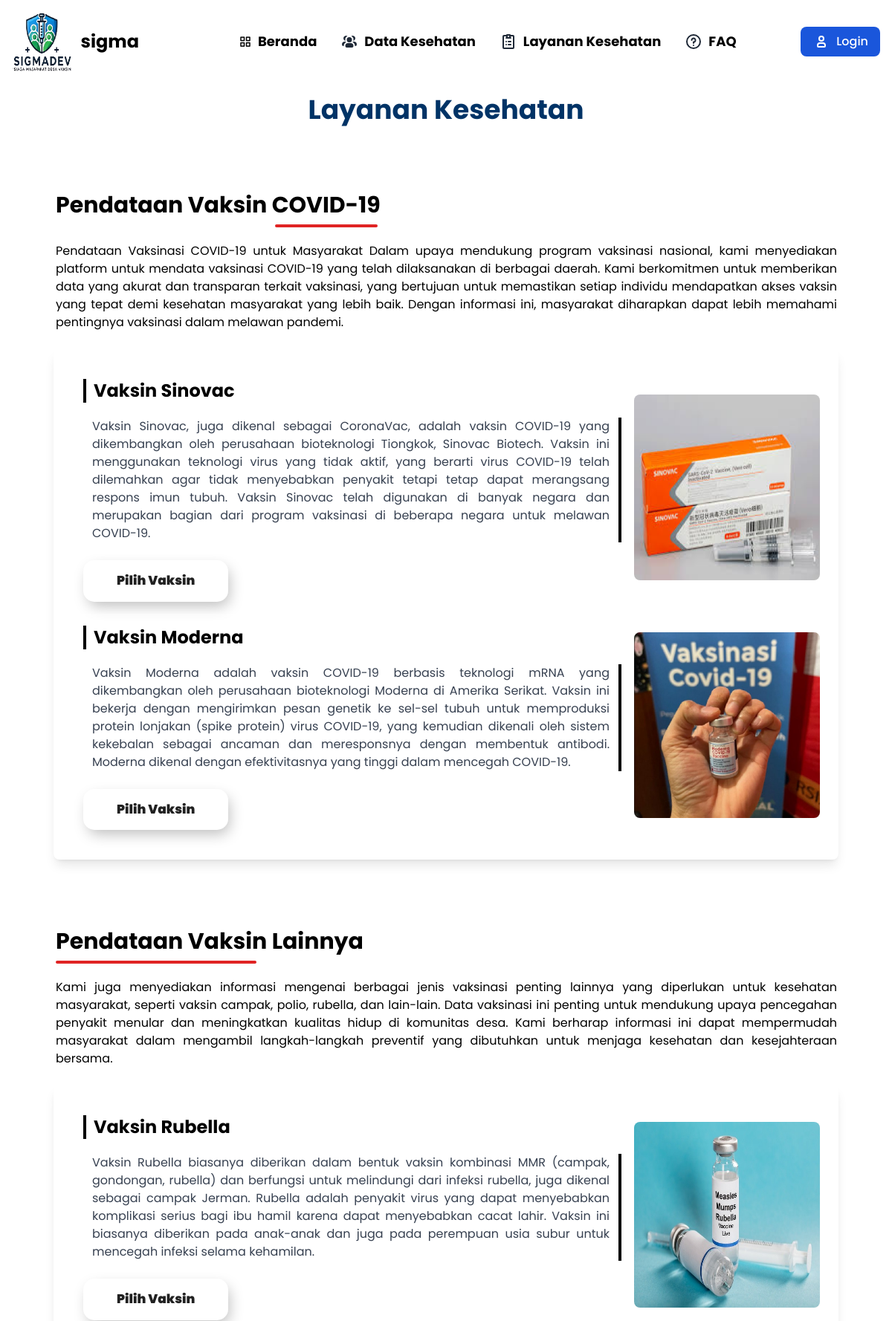
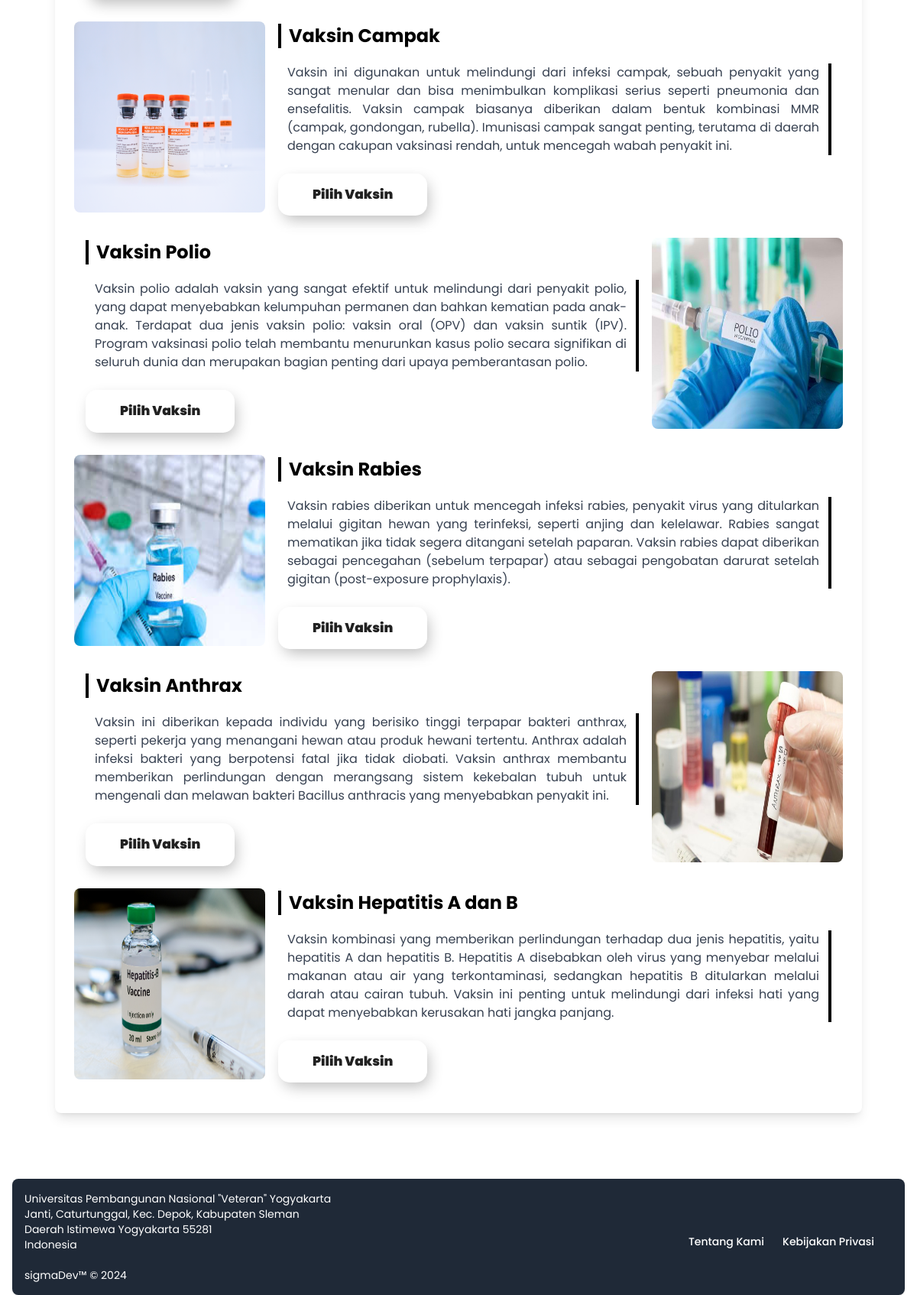
Page /pages/layKes.php on the committed database (2 pictures, top to bottom).
### tables this page shows
CREATE TABLE `vaksin` (
  `id` int(11) NOT NULL,
  `namaVaksin` varchar(50) NOT NULL,
  `deskripsi` text NOT NULL,
  `tipe` varchar(20) NOT NULL,
  `imgV` varchar(255) NOT NULL
);

### pages/layKes.php (the view, shortened to what this page needs)
<?php
include("../assets/mySql/connect.php");
$query = mysqli_query($conn, "SELECT * FROM vaksin");
$vaksinData = [];
while ($data = mysqli_fetch_array($query)) {
    $vaksinData[] = $data;
}
?>
<!DOCTYPE html>
<html lang="en">
<head>
    <link rel="stylesheet" href="../assets/css/laykes.css">
    <link rel="stylesheet" href="../assets/cdn/flowbite.min.css" />
    <link href="../assets/cdn/aos.css" rel="stylesheet">
</head>
<body style="background-image: url('../assets/image/laykes.jpg'); background-size: cover; height: 100dvh; font-family: Poppins">
<?php
    if(isset($_SESSION['usernameU'])){
        include "../layout/unavbar.php" ;
    } else {
        if(isset($_SESSION['username'])){
            include "../layout/unavbar.php" ;
        } else {
            include "../layout/navbar.php" ;
        }
    }
    ?>
        <div style="padding: 5%; padding-top: 9%; padding-bottom: 0%; min-height:75vh;">
            <p class="text-center text-4xl font-bold mt-5 mb-10" style="color: #003366">Layanan Kesehatan</p>
            <div class="flex flex-wrap grid grid-rows w-full mb-3" style="padding-top:50px; padding-right:14px;"
                data-aos="zoom-in-up">
                <div class="lg:w-1/2 w-full mb-6 lg:mb-0" style="padding-left: 15px;">
                    <h1 class="text-3xl font-bold mb-2 text-black">Pendataan Vaksin COVID-19</h1>
                    <div class="h-1 bg-red-600 rounded" style="width: 138px; margin-left: 295px;"></div>
                </div>
                <p class="col-span-2 text-md text-black text-justify" style="padding-left: 15px;margin-top: 20px;">
                    Pendataan Vaksinasi COVID-19 untuk Masyarakat
                    Dalam upaya mendukung program vaksinasi nasional, kami menyediakan platform untuk mendata vaksinasi
                    COVID-19 yang telah dilaksanakan di berbagai daerah. Kami berkomitmen untuk memberikan data yang
                    akurat dan transparan terkait vaksinasi, yang bertujuan untuk memastikan setiap individu mendapatkan
                    akses vaksin yang tepat demi kesehatan masyarakat yang lebih baik. Dengan informasi ini, masyarakat
                    diharapkan dapat lebih memahami pentingnya vaksinasi dalam melawan pandemi.</p>
            </div>
            <div class="px-3 py-3">
                <div class="grid grid-cols-4 items-center block rounded-lg bg-white p-6 text-surface shadow-secondary-1 dark:bg-surface-dark dark:text-white shadow-lg hover:shadow-xl"
                    data-aos="fade-in">
                    <?php
                    foreach ($vaksinData as $data) :
                        if ($data['tipe'] == "covid") :
                    ?>
                    <div class="col-span-3 pembuka p-4" data-aos="fade-up">
                        <h2 class="text-2xl font-bold mb-4 text-indigo-600"
                            style="border-left: 4px solid #000; padding-left: 10px;">
                            <?= $data['namaVaksin'] ?>
                        </h2>
                        <p class="text-md text-gray-700 mb-6 mt-5 px-3"
                            style="border-right: 4px solid #000; text-align: justify;">
                            <?= $data['deskripsi'] ?>
                        </p>
                        <form action="formLayan.php" method="GET" class="w-full flex space-x-5">
                            <button type="submit" class="tombolP" name="layanan" value="<?= $data['namaVaksin'] ?>">
                                <span class="hover-underline-animation px-5 mx-auto">Pilih Vaksin</span>
                            </button>
                        </form>
                    </div>
                    <form action="formLayan.php" method="GET" class="w-full">
                        <button type="submit" name="layanan" value="<?= $data['namaVaksin'] ?>" class="w-full">
                            <div class="flex justify-center bg-center bg-cover overflow-hidden">
                                <img src="../assets/uploadVaksin/<?=$data['imgV']?>" alt="vaksin Desa"
                                    class="rounded-lg object-fit bg-cover infoT" data-aos="fade-right"
                                    style="height:250px; width:250px;">
                            </div>
                        </button>
                    </form>
                    <?php
                    endif;
                endforeach;
                    ?>
                </div>
            </div>
            <div class="flex flex-wrap grid grid-rows w-full mb-3" style="padding-top:80px; padding-right:14px;"
                data-aos="zoom-in-up">
                <div class="lg:w-1/2 w-full mb-6 lg:mb-0" style="padding-left: 15px;">
                    <h1 class="text-3xl font-bold mb-2 text-black">Pendataan Vaksin Lainnya</h1>
                    <div class="h-1 bg-red-600 rounded" style="width: 270px;"></div>
                </div>
                <p class="col-span-2 text-md text-black text-justify" style="padding-left: 15px;margin-top: 20px;">
                    Kami juga menyediakan informasi mengenai berbagai jenis vaksinasi penting lainnya yang diperlukan
                    untuk kesehatan masyarakat, seperti vaksin campak, polio, rubella, dan lain-lain. Data vaksinasi ini
                    penting
                    untuk mendukung upaya pencegahan penyakit menular dan meningkatkan kualitas hidup di komunitas desa.
                    Kami berharap informasi ini dapat mempermudah masyarakat dalam mengambil langkah-langkah preventif
                    yang dibutuhkan untuk menjaga kesehatan dan kesejahteraan bersama.</p>
            </div>
            <div class="px-3 py-3" style="padding-bottom:70px;">
                <div
                    class="grid grid-cols-4 items-center block rounded-lg bg-white p-6 text-surface shadow-secondary-1 dark:bg-surface-dark dark:text-white shadow-lg hover:shadow-xl">
                    <?php
                    $i = 0;
                    foreach ($vaksinData as $data) :
                        if ($data['tipe'] == "lainnya") :
                            $kiri = $i % 2 == 0;
                            $i++;
                    ?>
                    <?php if ($kiri): ?>
                    <div class="col-span-3 pembuka p-4" data-aos="fade-up">
                        <h2 class="text-2xl font-bold mb-4 text-indigo-600"
                            style="border-left: 4px solid #000; padding-left: 10px;">
                            <?= $data['namaVaksin'] ?>
                        </h2>
                        <p class="text-md text-gray-700 mb-6 mt-5 px-3"
                            style="border-right: 4px solid #000; text-align: justify;">
                            <?= $data['deskripsi'] ?>
                        </p>
                        <form action="formLayan.php" method="GET" class="w-full flex space-x-5">
                            <button type="submit" class="tombolP" name="layanan" value="<?= $data['namaVaksin'] ?>">
                                <span class="hover-underline-animation px-5 mx-auto">Pilih Vaksin</span>
                            </button>
                        </form>
                    </div>
                    <form action="formLayan.php" method="GET" class="w-full">
                        <button type="submit" name="layanan" value="<?= $data['namaVaksin'] ?>" class="w-full">
                            <div class="flex justify-center bg-center bg-cover overflow-hidden">
                                <img src="../assets/uploadVaksin/<?=$data['imgV']?>" alt="vaksin Desa"
                                    class="rounded-lg object-fit bg-cover infoT" data-aos="fade-left"
                                    style="height:250px; width:250px;">
                            </div>
                        </button>
                    </form>
                    <?php else: ?>
                    <form action="formLayan.php" method="GET" class="w-full">
                        <button type="submit" name="layanan" value="<?= $data['namaVaksin'] ?>" class="w-full">
                            <div class="flex justify-center bg-center bg-cover overflow-hidden">
                                <img src="../assets/uploadVaksin/<?=$data['imgV']?>" alt="vaksin Desa"
                                    class="rounded-lg object-fit bg-cover infoT" data-aos="fade-left"
                                    style="height:250px; width:250px;">
                            </div>
                        </button>
                    </form>
                    <div class="col-span-3 pembuka p-4" data-aos="fade-up">
                        <h2 class="text-2xl font-bold mb-4 text-indigo-600"
                            style="border-left: 4px solid #000; padding-left: 10px;">
                            <?= $data['namaVaksin'] ?>
                        </h2>
                        <p class="text-md text-gray-700 mb-6 mt-5 px-3"
                            style="border-right: 4px solid #000; text-align: justify;">
                            <?= $data['deskripsi'] ?>
                        </p>
                        <form action="formLayan.php" method="GET" class="w-full flex space-x-5">
                            <button type="submit" class="tombolP" name="layanan" value="<?= $data['namaVaksin'] ?>">
                                <span class="hover-underline-animation px-5 mx-auto">Pilih Vaksin</span>
                            </button>
                        </form>
                    </div>
                    <?php endif; ?>
                    <?php
            endif;
        endforeach;
        ?>
                </div>
            </div>
        </div>
    <?php include "../layout/footer.php" ?>
</body>
</html>

### layout/navbar.php (shortened to what this page needs)
<!DOCTYPE html>
<html lang="en">
<head>
    <link rel="stylesheet" href="../assets/cdn/flowbite.min.css" />
    <link href='https://unpkg.com/boxicons@2.0.7/css/boxicons.min.css' rel='stylesheet'>
</head>
<body style="font-family: Poppins;">
    <div>
    <nav class="fixed w-full 0 top-0 start-0 pembuka" style=" z-index:1010;border-radius:0px !important">
            <div class="max-w-screen-xl flex flex-wrap items-center justify-between mx-auto p-4">
                <a href="beranda.php" class="flex items-center space-x-3 rtl:space-x-reverse">
                    <img src="../assets/image/iconsigmaDev.png" class="h-20" alt="sigmaDev Logo">
                    <span class="self-center text-2xl font-bold whitespace-nowrap">sigma</span> <span
                        class="mx-0 px-0 text-2xl font-bold text-white" style="margin-left : 0 ;">Dev</span>
                </a>
                <div class="flex md:order-2 space-x-3 md:space-x-0 rtl:space-x-reverse">
                    <a type="button" href="login.php"
                        class="flex items-center justify-center gap-2 text-white bg-blue-700 hover:bg-blue-800 focus:ring-4 focus:outline-none focus:ring-blue-300 font-medium rounded-lg text-base px-4 py-2 text-center">
                        <svg class="w-6 h-6 text-white" aria-hidden="true" xmlns="http://www.w3.org/2000/svg" width="24"
                            height="24" fill="none" viewBox="0 0 24 24">
                            <path stroke="currentColor" stroke-width="2"
                                d="M7 17v1a1 1 0 0 0 1 1h8a1 1 0 0 0 1-1v-1a3 3 0 0 0-3-3h-4a3 3 0 0 0-3 3Zm8-9a3 3 0 1 1-6 0 3 3 0 0 1 6 0Z" />
                        </svg>
                        Login
                    </a>
                </div>
                <div class="items-center justify-between hidden w-full md:flex md:w-auto md:order-1" id="navbar-sticky">
                    <ul
                        class="flex flex-row p-4 md:p-0 mt-4 font-medium border border-blue-200 rounded-lg md:space-x-8 rtl:space-x-reverse md:flex-row md:mt-0 md:border-0">
                        <li>
                            <a href="beranda.php"
                                class="flex items-center py-2 px-3 rounded hover:bg-blue-200 text-lg font-bold md:hover:bg-transparent md:hover:text-blue-700 md:p-0"
                                aria-current="page">
                                <i class='bx bx-grid-alt'></i>
                                <span class="ml-2">Beranda</span>
                            </a>
                        </li>
                        <li>
                            <a href="daKes.php"
                                class="flex items-center py-2 px-3 rounded text-lg font-bold hover:bg-gray-100 md:hover:bg-transparent md:hover:text-blue-700 md:p-0">
                                <span class="ml-2">Data Kesehatan</span>
                            </a>
                        </li>
                        <li>
                            <a href="layKes.php"
                                class="flex items-center py-2 px-3 rounded text-lg font-bold hover:bg-gray-100 md:hover:bg-transparent md:hover:text-blue-700 md:p-0">
                                <span class="ml-2">Layanan Kesehatan</span>
                            </a>
                        </li>
                        <li>
                            <a href="faq.php"
                                class="flex items-center py-2 px-3 rounded text-lg font-bold hover:bg-gray-100 md:hover:bg-transparent md:hover:text-blue-700 md:p-0">
                                <span class="ml-2">FAQ</span>
                            </a>
                        </li>
                    </ul>
                </div>
            </div>
        </nav>
    </div>
</body>
</html>

### layout/footer.php (shortened to what this page needs)
<!DOCTYPE html>
<html lang="en">
<head>
    <link rel="stylesheet" href="../assets/cdn/flowbite.min.css" />
</head>
<body style="font-family: Poppins;">
        <footer class="bg-gray-800 rounded-lg shadow m-4 static">
            <div class="w-full mx-auto max-w-screen-xl p-4 md:flex md:items-center md:justify-between">
                <span class="text-sm text-white ">
                    Universitas Pembangunan Nasional "Veteran" Yogyakarta <br>
                    <a href="https://maps.app.goo.gl/PQzpAZg5t6qJM4zEA" target ="_blank">
                        Janti, Caturtunggal, Kec. Depok, Kabupaten Sleman <br>
                        Daerah Istimewa Yogyakarta 55281 <br>
                    </a>
                    Indonesia <br>  <br>
                <a href="beranda.php" class="hover:underline">sigmaDev™</a> © 2024
                </span>
                <ul class="flex flex-wrap items-center mt-3 text-sm font-medium text-white">
                    <li>
                        <a href="fTentKami.php" class="hover:underline me-4 md:me-6">Tentang Kami</a>
                    </li>
                    <li>
                        <a href="fzKebPriv.php" class="hover:underline me-4 md:me-6">Kebijakan Privasi</a>
                    </li>
                </ul>
            </div>
        </footer>
</body>
</html>

### assets/css/laykes.css (style rules this page uses)
.tombolP { padding: 15px 25px; border: unset; border-radius: 15px; color: #212121; z-index: 1; background: #e8e8e8; position: relative; font-weight: 1000; font-size: 17px; -webkit-box-shadow: 4px 8px 19px -3px rgba(0, 0, 0, 0.27); box-shadow: 4px 8px 19px -3px rgba(0, 0, 0, 0.27); transition: all 250ms; overflow: hidden; }
.tombolP::before { content: ""; position: absolute; top: 0; left: 0; height: 100%; width: 0; border-radius: 15px; background-color: #6190ed; z-index: -1; -webkit-box-shadow: 4px 8px 19px -3px rgba(0, 0, 0, 0.27); box-shadow: 4px 8px 19px -3px rgba(0, 0, 0, 0.27); transition: all 250ms }
.infoT { transition: transform 0.9s ease; }

### layout/navbar.php (style rules this page uses)
.pembuka { backdrop-filter: blur(2px) saturate(166%); -webkit-backdrop-filter: blur(30px) saturate(166%); background-color: rgba(255, 255, 255, 0.2); }

### rows in the picture
vaksin: namaVaksin "Vaksin Sinovac", deskripsi "Vaksin Sinovac, juga dikenal sebagai CoronaVac, adalah vaksin COVID-19 yang dikembangkan oleh perusahaan bioteknologi Tiongkok, Sinovac Biotech. Vaksin ini menggunakan teknologi virus yang tidak aktif, yang berarti virus COVID-19 telah dilemahkan agar tidak menyebabkan penyakit tetapi tetap dapat merangsang respons imun tubuh. Vaksin Sinovac telah digunakan di banyak negara dan merupakan bagian dari program vaksinasi di beberapa negara untuk melawan COVID-19.", imgV (picture)
vaksin: namaVaksin "Vaksin Moderna", deskripsi "Vaksin Moderna adalah vaksin COVID-19 berbasis teknologi mRNA yang dikembangkan oleh perusahaan bioteknologi Moderna di Amerika Serikat. Vaksin ini bekerja dengan mengirimkan pesan genetik ke sel-sel tubuh untuk memproduksi protein lonjakan (spike protein) virus COVID-19, yang kemudian dikenali oleh sistem kekebalan sebagai ancaman dan meresponsnya dengan membentuk antibodi. Moderna dikenal dengan efektivitasnya yang tinggi dalam mencegah COVID-19.", imgV (picture)
vaksin: namaVaksin "Vaksin Rubella", deskripsi "Vaksin Rubella biasanya diberikan dalam bentuk vaksin kombinasi MMR (campak, gondongan, rubella) dan berfungsi untuk melindungi dari infeksi rubella, juga dikenal sebagai campak Jerman. Rubella adalah penyakit virus yang dapat menyebabkan komplikasi serius bagi ibu hamil karena dapat menyebabkan cacat lahir. Vaksin ini biasanya diberikan pada anak-anak dan juga pada perempuan usia subur untuk mencegah infeksi selama kehamilan.", imgV (picture)
vaksin: imgV (picture), namaVaksin "Vaksin Campak", deskripsi "Vaksin ini digunakan untuk melindungi dari infeksi campak, sebuah penyakit yang sangat menular dan bisa menimbulkan komplikasi serius seperti pneumonia dan ensefalitis. Vaksin campak biasanya diberikan dalam bentuk kombinasi MMR (campak, gondongan, rubella). Imunisasi campak sangat penting, terutama di daerah dengan cakupan vaksinasi rendah, untuk mencegah wabah penyakit ini."
vaksin: namaVaksin "Vaksin Polio", deskripsi "Vaksin polio adalah vaksin yang sangat efektif untuk melindungi dari penyakit polio, yang dapat menyebabkan kelumpuhan permanen dan bahkan kematian pada anak-anak. Terdapat dua jenis vaksin polio: vaksin oral (OPV) dan vaksin suntik (IPV). Program vaksinasi polio telah membantu menurunkan kasus polio secara signifikan di seluruh dunia dan merupakan bagian penting dari upaya pemberantasan polio.", imgV (picture)
vaksin: imgV (picture), namaVaksin "Vaksin Rabies", deskripsi "Vaksin rabies diberikan untuk mencegah infeksi rabies, penyakit virus yang ditularkan melalui gigitan hewan yang terinfeksi, seperti anjing dan kelelawar. Rabies sangat mematikan jika tidak segera ditangani setelah paparan. Vaksin rabies dapat diberikan sebagai pencegahan (sebelum terpapar) atau sebagai pengobatan darurat setelah gigitan (post-exposure prophylaxis)."
vaksin: namaVaksin "Vaksin Anthrax", deskripsi "Vaksin ini diberikan kepada individu yang berisiko tinggi terpapar bakteri anthrax, seperti pekerja yang menangani hewan atau produk hewani tertentu. Anthrax adalah infeksi bakteri yang berpotensi fatal jika tidak diobati. Vaksin anthrax membantu memberikan perlindungan dengan merangsang sistem kekebalan tubuh untuk mengenali dan melawan bakteri Bacillus anthracis yang menyebabkan penyakit ini.", imgV (picture)
vaksin: imgV (picture), namaVaksin "Vaksin Hepatitis A dan B", deskripsi "Vaksin kombinasi yang memberikan perlindungan terhadap dua jenis hepatitis, yaitu hepatitis A dan hepatitis B. Hepatitis A disebabkan oleh virus yang menyebar melalui makanan atau air yang terkontaminasi, sedangkan hepatitis B ditularkan melalui darah atau cairan tubuh. Vaksin ini penting untuk melindungi dari infeksi hati yang dapat menyebabkan kerusakan hati jangka panjang."
